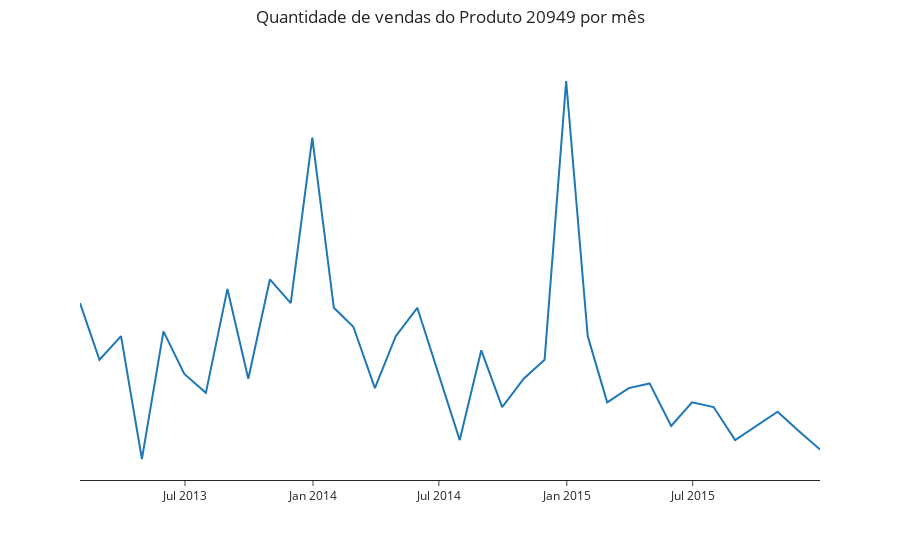

Here is the notebook cell this chart was saved with:
### Code cell
plot_line(df_mensal,df_mensal.index,'item_cnt_day', 'Quantidade de vendas do Produto 20949 por mês')

### Figure 1 — Plotly figure (JSON) as saved in the notebook; plotly's stock layout.template omitted (floating-point values rounded to 4 significant figures)
{"data": [{"hovertemplate": "date=%{x}<br>item_cnt_day=%{y}<extra></extra>", "legendgroup": "", "line": {"color": "#1F77B4", "dash": "solid"}, "marker": {"symbol": "circle"}, "mode": "lines", "name": "", "orientation": "v", "showlegend": false, "type": "scatter", "x": ["2013-01-31T00:00:00", "2013-02-28T00:00:00", "2013-03-31T00:00:00", "2013-04-30T00:00:00", "2013-05-31T00:00:00", "2013-06-30T00:00:00", "2013-07-31T00:00:00", "2013-08-31T00:00:00", "2013-09-30T00:00:00", "2013-10-31T00:00:00", "2013-11-30T00:00:00", "2013-12-31T00:00:00", "2014-01-31T00:00:00", "2014-02-28T00:00:00", "2014-03-31T00:00:00", "2014-04-30T00:00:00", "2014-05-31T00:00:00", "2014-06-30T00:00:00", "2014-07-31T00:00:00", "2014-08-31T00:00:00", "2014-09-30T00:00:00", "2014-10-31T00:00:00", "2014-11-30T00:00:00", "2014-12-31T00:00:00", "2015-01-31T00:00:00", "2015-02-28T00:00:00", "2015-03-31T00:00:00", "2015-04-30T00:00:00", "2015-05-31T00:00:00", "2015-06-30T00:00:00", "2015-07-31T00:00:00", "2015-08-31T00:00:00", "2015-09-30T00:00:00", "2015-10-31T00:00:00", "2015-11-30T00:00:00", "2015-12-31T00:00:00"], "xaxis": "x", "y": [39, 27, 32, 6, 33, 24, 20, 42, 23, 44, 39, 74, 38, 34, 21, 32, 38, 24, 10, 29, 17, 23, 27, 86, 32, 18, 21, 22, 13, 18, 17, 10, 13, 16, 12, 8], "yaxis": "y"}], "layout": {"legend": {"tracegroupgap": 0}, "margin": {"t": 60}, "title": {"text": "Quantidade de vendas do Produto 20949 por mês", "x": 0.5, "y": 0.98}, "xaxis": {"anchor": "y", "domain": [0, 1], "title": {"text": ""}, "zeroline": true, "zerolinewidth": 2}, "yaxis": {"anchor": "x", "domain": [0, 1], "showline": false, "showticklabels": false, "showticksuffix": "none", "ticks": "", "title": {"text": ""}}}}
